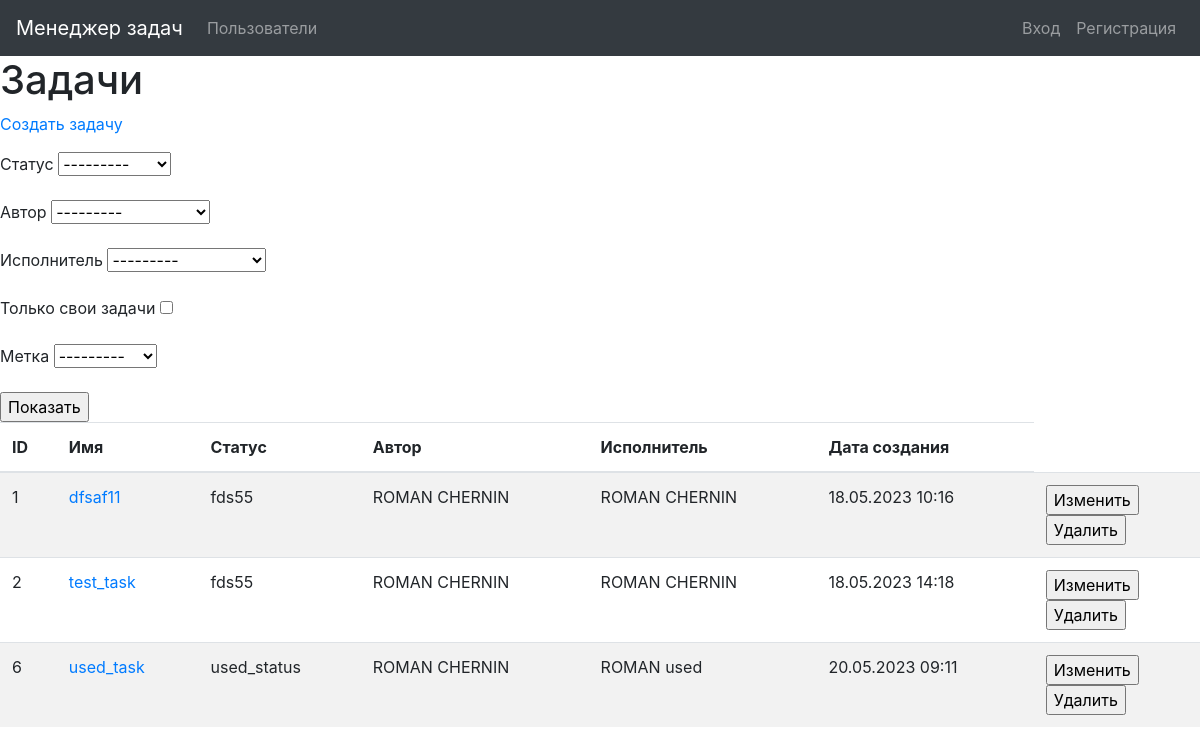
The page /tasks/ on the database as committed earlier.
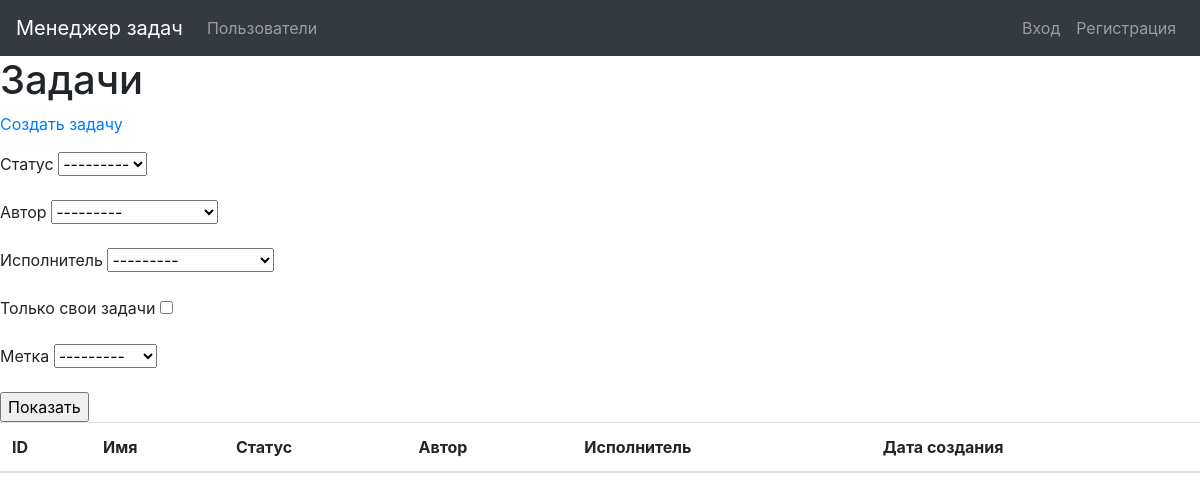
The same page on the database as committed later.
### task_manager/tasks/models.py (models this page shows, shortened)
class Task(models.Model):
    name = models.CharField(_('Name'), max_length=100, unique=True)
    description = models.TextField(_('Description'), )
    author = models.ForeignKey(User, on_delete=models.PROTECT,
                               related_name='user_author')
    status = models.ForeignKey(Status, on_delete=models.PROTECT)
    executor = models.ForeignKey(User, on_delete=models.PROTECT,
                                 related_name='user_assignee')
    labels = models.ManyToManyField(Label, through=TaskLabel,
                                    related_name='tasks')
    created_at = models.DateTimeField(default=timezone.now)

### task_manager/statuses/models.py (models this page shows)
class Status(models.Model):
    name = models.CharField(_('Name'), max_length=100, unique=True)
    created_at = models.DateTimeField(default=timezone.now)
    def __str__(self):
        return self.name

### task_manager/users/models.py (models this page shows)
class User(AbstractUser):
    def __str__(self):
        return self.get_full_name()

### task_manager/tasks/views.py (the view)
# urls.py: path('', views.TasksListView.as_view(), name='tasks_list'),
class TasksListView(ListView):
    model = Task
    template_name = 'task/tasks_list.html'
    context_object_name = 'tasks'
    def get_context_data(self, **kwargs):
        context = super().get_context_data(**kwargs)
        context['filter'] = \
            forms.TaskFilter(self.request.GET, queryset=self.get_queryset(),
                             request=self.request)
        return context

### task_manager/labels/models.py (called while the page is built)
    def __str__(self):
        return self.name

### task_manager/tasks/forms.py (called while the page is built)
    def filter_by_authorized(self, queryset, author, value):
        authorized_user = getattr(self.request, 'user', None)
        if value:
            return queryset.filter(author=authorized_user.id)
        else:
            return queryset

### task_manager/templates/task/tasks_list.html (shortened to what this page needs)
{% extends "base.html" %}
{% block content %}
{% load i18n %}
<h1>{% translate "Tasks" %}</h1>
<p><a href="{% url 'task_create' %}">{% translate "Create tasks" %}</a></p>
<div class="table-responsive">
    <form method="get">
      {{ filter.form.as_p }}
      <input type="submit" value="Показать"/>
    </form>
  <table class="table table-striped">
    <thead>
      <tr>
        <th>{% translate "ID" %}</th>
        <th>{% translate "Name" %}</th>
        <th>{% translate "Status" %}</th>
        <th>{% translate "Author" %}</th>
        <th>{% translate "Assigned to" %}</th>
        <th>{% translate "Created at" %}</th>
      </tr>
    </thead>
    <tbody>
    {% for task in filter.qs %}
      <tr>
        <td>{{ task.id }}</td>
        <td><a href="{% url 'task_details' pk=task.id %}">{{ task.name }}</a></td>
        <td>{{ task.status }}</td>
        <td>{{ task.author.first_name }} {{ task.author.last_name }}</td>
        <td>{{ task.executor.first_name }} {{ task.executor.last_name }}</td>
        <td>{{ task.created_at|date:"d.m.Y H:i" }}</td>
        <td>
          <form action="{% url 'task_update' pk=task.id %}" method="get">
          <input type="submit" value='{% translate "Change data" %}'>
          </form>
          <form action="{% url 'task_delete' pk=task.id %}" method="get">
          <input type="submit" value='{% translate "Delete data" %}'>
          </form>
        </td>
      </tr>
      {% endfor %}
      </tbody>
</table>
  </div>
{% endblock %}

### task_manager/templates/base.html (shortened to what this page needs)
<!DOCTYPE html>
<html lang="en">
{% load i18n %}
<head>
    {% load bootstrap4 %}
    {% bootstrap_css %}
</head>
<body>
<nav class="navbar navbar-expand-md navbar-dark bg-dark">
  <a class="navbar-brand" href="/">{% translate "Task manager" %}</a>
  {% if user.is_authenticated %}
  <div class="collapse navbar-collapse" id="navbarsExample04">
    <ul class="navbar-nav mr-auto">
      <li class="nav-item">
        <a class="nav-link" href="{% url 'users_list' %}"> {% translate "Users" %} </a>
      </li>
      <li class="nav-item">
        <a class="nav-link" href="{% url 'statuses_list' %}"> {% translate "Statuses" %} </a>
      </li>
      <li class="nav-item">
        <a class="nav-link" href="{% url 'labels_list' %}"> {% translate "Labels" %} </a>
      </li>
      <li class="nav-item">
        <a class="nav-link" href="{% url 'tasks_list' %}"> {% translate "Tasks" %} </a>
      </li>
    </ul>
    <div class="my-2 my-md-0">
        <ul class="navbar-nav mr-auto">
            <li class="nav-item">
          <a class="nav-link" href="{% url 'login' %}">{% translate "User:" %} {{ user.username }}</a>
            </li>
            <li class="nav-item">
      <a class="nav-link" href="{% url 'logout' %}">{% translate "Logout" %}</a>
            </li>
        </ul>
    </div>
  </div>
  {% else %}
  <div class="collapse navbar-collapse" id="navbarsExample04">
    <ul class="navbar-nav mr-auto">
      <li class="nav-item">
        <a class="nav-link" href="{% url 'users_list' %}"> {% translate "Users" %} </a>
      </li>
    </ul>
    <div class="my-2 my-md-0">
        <ul class="navbar-nav mr-auto">
            <li class="nav-item">
      <a class="nav-link" href="{% url 'login' %}">{% translate "Sigh in" %}</a>
            </li>
            <li class="nav-item">
      <a class="nav-link" href="{% url 'user_create' %}">{% translate "Sigh out" %}</a>
            </li>
        </ul>
    </div>
  </div>
  {% endif %}
</nav>
{% block content %}{% endblock %}

Rows that differ between the two databases and show on the page:
removed Task: id "1", name "dfsaf11", status "fds55", author.first_name "ROMAN", author.last_name "CHERNIN", executor.first_name "ROMAN", executor.last_name "CHERNIN", created_at "18.05.2023 10:16"
removed Task: id "2", name "test_task", status "fds55", author.first_name "ROMAN", author.last_name "CHERNIN", executor.first_name "ROMAN", executor.last_name "CHERNIN", created_at "18.05.2023 14:18"
removed Task: id "6", name "used_task", status "used_status", author.first_name "ROMAN", author.last_name "CHERNIN", executor.first_name "ROMAN", executor.last_name "used", created_at "20.05.2023 09:11"
